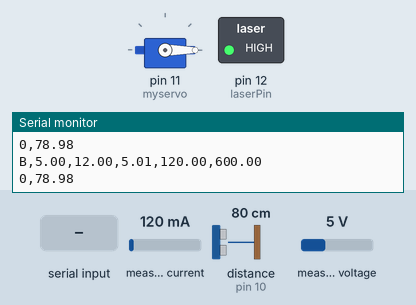
This sketch was run on a simulated Arduino Uno, built with avr-gcc and run on an emulated ATmega328P. Shown: servo, switched loads named in the sketch (green lamp = pin HIGH), the last lines printed to the serial monitor. Wiring (inferred from the names in the program): ultrasonic range finder: trigger pin 9; echo pin 10. The test bench sets the inputs (shaded band); at power-on: distance to the obstacle (sensor on pin 10) 80 cm, measured current 120 mA, measured voltage 5 V. The echo pulse lasts 58.3 µs per cm; pins used as bus, display or sensor lines are not drawn.

Above: at 1.2 s.
1.3 s: "AUTO\n" received over Serial
At 3.33 s:
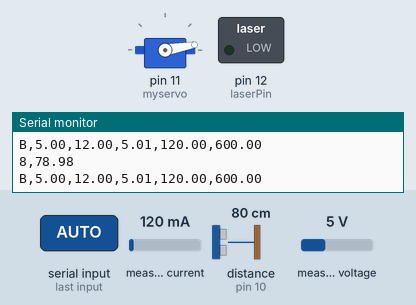
At 3.72 s:
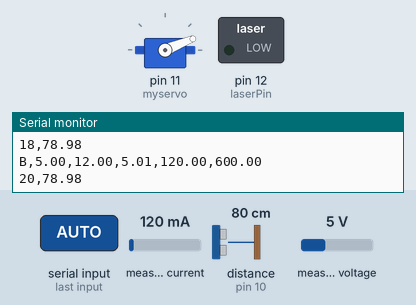
4.3 s: distance to the obstacle (sensor on pin 10) set to 54 cm
7.3 s: distance to the obstacle (sensor on pin 10) set to 47 cm
At 8.7 s:
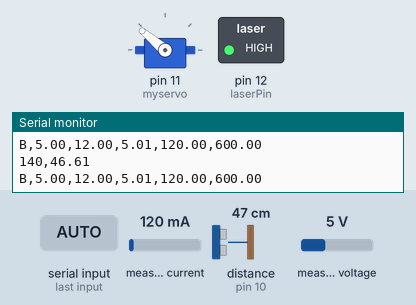
10.3 s: distance to the obstacle (sensor on pin 10) set to 78 cm
12.1 s: distance to the obstacle (sensor on pin 10) set to 87 cm
15.1 s: "LASER_ON\n" received over Serial
At 16.1 s:
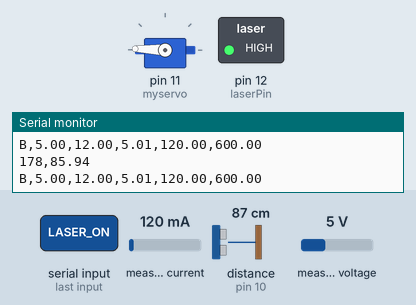
Timing chart, 0 to 19.1 s (numbered marks = the images above; inputs shaded):
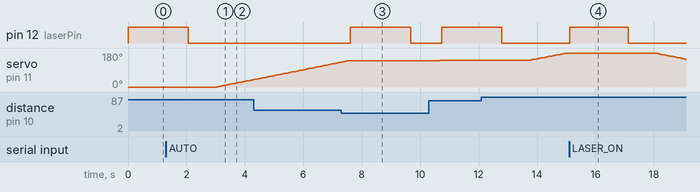

Measured:
- the behaviour switches between 51 and 50 cm on distance to the obstacle (sensor on pin 10) (found by bisection; images 2 and 3)
- after the input at 1.3 s, servo on pin 11 (myservo): moves from 0° to 38° over 1.2 s, starting after 1.8 s
- after the input at 7.3 s, pin 12 (laserPin): LOW → HIGH after 0.31 s, → LOW 2.1 s later; servo on pin 11 (myservo): goes on until 7.5 s, then stays 140°
- after the input at 15.1 s, pin 12 (laserPin): LOW → HIGH at once, → LOW 2.0 s later

The sketch:

autonomousroverdashboard.ino
```cpp
#include <Servo.h>
#include <Wire.h>
#include <Adafruit_INA219.h>

// Servo
Servo myservo;

// HC-SR04 ultrasonic sensor
const int trigPin = 9;
const int echoPin = 10;

// Laser
const int laserPin = 12;

// INA219
Adafruit_INA219 ina219;

long duration;
float distance;
int servoSetting;
bool servoIncreasing = true;

// Buffer for moving average
const int numReadings = 10;
float readings[numReadings];
int readIndex = 0;
float total = 0;
float average = 0;

void setup() {
  // Serial
  Serial.begin(115200);
  Serial.println("Radar and Battery Monitor");

  // Servo
  myservo.attach(11);
  myservo.write(0); // Initialize servo at angle 0

  // HC-SR04
  pinMode(trigPin, OUTPUT);
  pinMode(echoPin, INPUT);

  // Laser
  pinMode(laserPin, OUTPUT);
  digitalWrite(laserPin, LOW); // Ensure the laser is off initially

  // INA219
  if (!ina219.begin()) {
    Serial.println("Failed to find INA219 chip");
    while (1) {
      delay(10);
    }
  } else {
    Serial.println("INA219 chip found");
  }
  ina219.setCalibration_32V_2A();

  // Initialize readings buffer
  for (int thisReading = 0; thisReading < numReadings; thisReading++) {
    readings[thisReading] = 0;
  }
}

bool laserActive = false;
unsigned long laserStartTime = 0;
bool autoMode = false;
bool servoStopped = false;

void loop() {
  getDistance();
  readSerialCommand();
  outputDistance();

  if (distance < 50 && !laserActive) {
    activateLaser();
    Serial.println("LASER_ACTIVATED");
  } else if (laserActive && millis() - laserStartTime >= 2000) {
    deactivateLaser();
    Serial.println("LASER_DEACTIVATED");
  }

  if (!laserActive && !servoStopped) {
    if (autoMode) {
      updateServoAuto();
    }
  }

  sendBatteryData();
  delay(50);
}

void activateLaser() {
  laserActive = true;
  servoStopped = true;
  laserStartTime = millis();
  digitalWrite(laserPin, HIGH);
  //  myservo.write(myservo.read()); // Hentikan servo
}

void deactivateLaser() {
  laserActive = false;
  digitalWrite(laserPin, LOW);
  delay(1000); // Tunggu 1 detik sebelum melanjutkan operasi normal
  servoStopped = false;
}

void updateServoAuto() {
  if (servoIncreasing) {
    servoSetting += 2;
    if (servoSetting >= 180) {
      servoSetting = 180;
      servoIncreasing = false;
    }
  } else {
    servoSetting -= 2;
    if (servoSetting <= 0) {
      servoSetting = 0;
      servoIncreasing = true;
    }
  }
  myservo.write(servoSetting);
}

void readSerialCommand() {
  if (Serial.available() > 0) {
    String command = Serial.readStringUntil('\n');
    command.trim();

    if (command == "AUTO") {
      autoMode = true;
    } else if (command == "MANUAL") {
      autoMode = false;
    } else if (command == "LASER_ON") {
      activateLaser();
    } else if (command == "LASER_OFF") {
      deactivateLaser();
    } else {
      int angle = command.toInt();
      if (angle >= 0 && angle <= 180 && !autoMode) {
        myservo.write(angle);
        servoSetting = angle;
      }
    }
  }
}

// Function to get distance from HC-SR04
void getDistance() {
  digitalWrite(trigPin, LOW);
  delayMicroseconds(2);
  digitalWrite(trigPin, HIGH);
  delayMicroseconds(10);
  digitalWrite(trigPin, LOW);
  duration = pulseIn(echoPin, HIGH);
  float currentDistance = duration * 0.034 / 2;

  if (currentDistance <= 500) {
    // Add the new reading
    total = total - readings[readIndex];
    readings[readIndex] = currentDistance;
    total = total + readings[readIndex];
    readIndex = (readIndex + 1) % numReadings;

    // Calculate the average
    average = total / numReadings;

    // Check the maximum distance
    distance = average;
  }
}

// Function to output distance to Serial
void outputDistance() {
  Serial.print(servoSetting); // Send servo angle
  Serial.print(",");
  Serial.println(distance);   // Send distance
}

// Function to monitor battery parameters
void monitorBattery() {
  float shuntvoltage = 0;
  float busvoltage = 0;
  float current_mA = 0;
  float loadvoltage = 0;
  float power_mW = 0;

  shuntvoltage = ina219.getShuntVoltage_mV();
  busvoltage = ina219.getBusVoltage_V();
  current_mA = ina219.getCurrent_mA();
  power_mW = ina219.getPower_mW();
  loadvoltage = busvoltage + (shuntvoltage / 1000);

  Serial.print("Bus Voltage:   ");
  Serial.print(busvoltage);
  Serial.println(" V");
  Serial.print("Shunt Voltage: ");
  Serial.print(shuntvoltage);
  Serial.println(" mV");
  Serial.print("Load Voltage:  ");
  Serial.print(loadvoltage);
  Serial.println(" V");
  Serial.print("Current:       ");
  Serial.print(current_mA);
  Serial.println(" mA");
  Serial.print("Power:         ");
  Serial.print(power_mW);
  Serial.println(" mW");
  Serial.println("");

  delay(2000);
}

void sendBatteryData() {
  float shuntvoltage = ina219.getShuntVoltage_mV();
  float busvoltage = ina219.getBusVoltage_V();
  float current_mA = ina219.getCurrent_mA();
  float power_mW = ina219.getPower_mW();
  float loadvoltage = busvoltage + (shuntvoltage / 1000);

  Serial.print("B,");
  Serial.print(busvoltage);
  Serial.print(",");
  Serial.print(shuntvoltage);
  Serial.print(",");
  Serial.print(loadvoltage);
  Serial.print(",");
  Serial.print(current_mA);
  Serial.print(",");
  Serial.println(power_mW);
}
```
